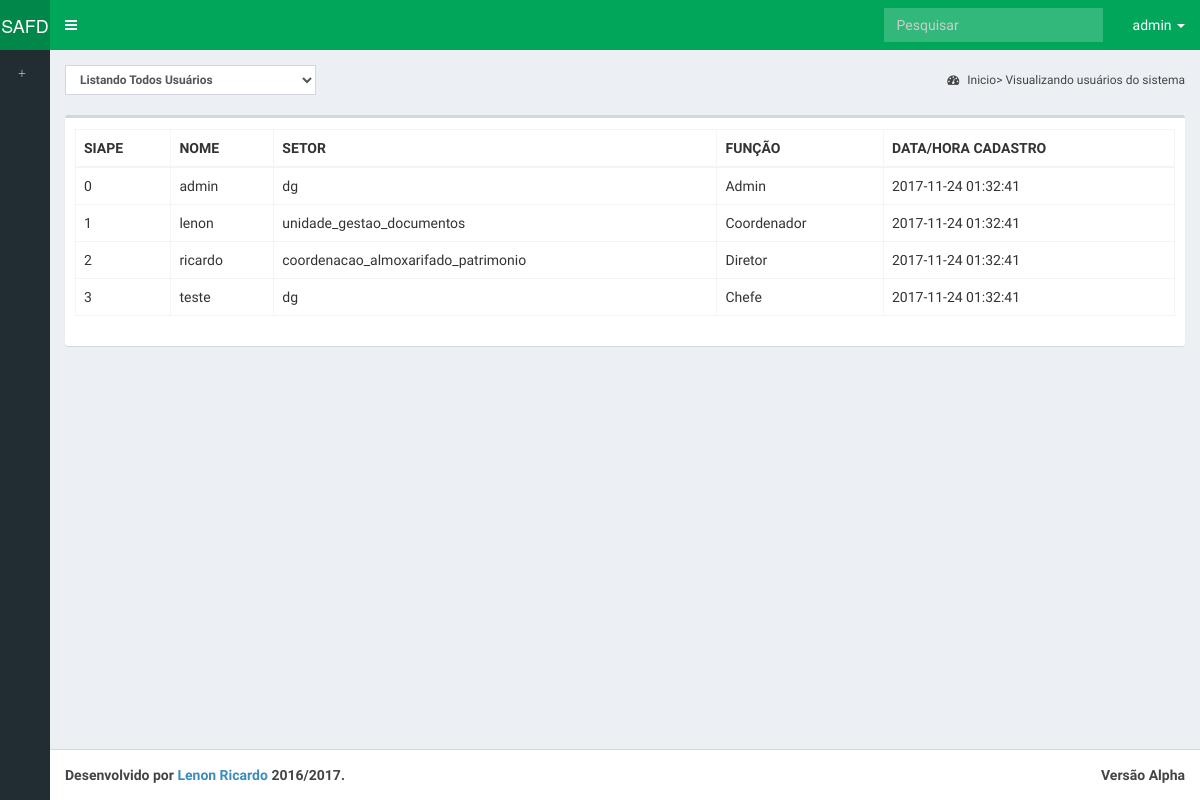
The app's page /php/p_visualiza_usuarios.php (signed in) with its own data.
### tables this page shows
CREATE TABLE IF NOT EXISTS usuario(        
    id_usuario int(10) NOT NULL PRIMARY KEY AUTO_INCREMENT,                               
        estado_usuario binary NOT NULL, 
        login_usuario VARCHAR(50) NOT NULL,
        senha_usuario VARCHAR(50) NOT NULL,
        data_cadastro TIMESTAMP DEFAULT CURRENT_TIMESTAMP,       
        
        id_funcionario int(10) NOT NULL,  
        id_funcao int(10) NOT NULL,  
        id_setor int(10) NOT NULL);

CREATE TABLE IF NOT EXISTS funcionario(        
    id_funcionario int(10) NOT NULL PRIMARY KEY AUTO_INCREMENT,
        siape_funcionario int(10) NOT NULL,
        nome_funcionario VARCHAR(40) NOT NULL,		
        n_portaria_funcionario VARCHAR(40) NOT NULL,
        email_funcionario VARCHAR(40) NOT NULL);

CREATE TABLE IF NOT EXISTS setor(
    id_setor int(10) NOT NULL PRIMARY KEY AUTO_INCREMENT,
	nome_setor VARCHAR(40) NOT NULL);

CREATE TABLE IF NOT EXISTS funcao(    
    id_funcao int(10) NOT NULL PRIMARY KEY AUTO_INCREMENT,        
        descricao_funcao VARCHAR(40) NOT NULL);

### php/visualiza_usuarios.php (the view)
<?php
include 'conexao.php';
$sql = "SELECT login_usuario, estado_usuario, nome_setor, descricao_funcao, siape_funcionario, data_cadastro
        FROM usuario, setor, funcao, funcionario
        WHERE usuario.id_setor = setor.id_setor
        AND usuario.id_funcao = funcao.id_funcao
        AND funcionario.id_funcionario = usuario.id_funcionario";
$result = mysqli_query($con, $sql);
while ($linha = mysqli_fetch_assoc($result))
{
    $visualizar = "<tr>
                        <td>" . $linha['siape_funcionario'] . "</td>" . "
                        <td>" . $linha['login_usuario'] . "</td>" . "
                        <td>" . $linha['nome_setor'] . "</td>" . "
                        <td>" . $linha['descricao_funcao'] . "</td>" . "
                        <td>" . $linha['data_cadastro'] . "</td>" . "
                    </tr>";
    echo $visualizar;
}
?>

### php/p_visualiza_usuarios.php (shortened to what this page needs)
<!DOCTYPE html>
<html>
    <head>
        <link rel="stylesheet" href="../bootstrap/css/bootstrap.min.css">
        <link rel="stylesheet" href="https://maxcdn.bootstrapcdn.com/font-awesome/4.4.0/css/font-awesome.min.css">
        <link rel="stylesheet" href="https://code.ionicframework.com/ionicons/2.0.1/css/ionicons.min.css">
        <link rel="stylesheet" href="../dist/css/AdminLTE.min.css">
        <link rel="stylesheet" href="../dist/css/skins/_all-skins.min.css">
    </head>
    <body class="hold-transition skin-green sidebar-collapse sidebar-mini">
        <div class="wrapper">
            <header class="main-header" >
                <?php
                include 'header_admin.php';
                ?>
            </header>
            <aside class="main-sidebar">
                <?php
                include 'menulat_admin.php';
                ?>
            </aside>
            <div class="content-wrapper">
                <section class="content-header">
                    <div class="dataTables_length" id="example1_length">
                        <label>
                            <select name="example1_length" aria-controls="example1" class="form-control input-sm">
                                <option value="2"> Listando Todos Usuários </option>
                            </select>
                        </label>
                    </div>
                    <ol class="breadcrumb">
                        <li><a href=""><i class="fa fa-dashboard"></i> Inicio> Visualizando usuários do sistema </a></li>
                    </ol>
                </section>
                <section class="content">
                    <div class="row">
                        <div class="col-xs-12">
                            <div class="box">
                                <div class="box-body">
                                    <div id="example2_wrapper" class="dataTables_wrapper form-inline dt-bootstrap">
                                        <div class="row">
                                            <div class="col-sm-6"></div>
                                            <div class="col-sm-3"></div>
                                        </div><div class="row">
                                            <div class="col-sm-12">
                                                <table id="example2" class="table table-bordered table-hover dataTable" role="grid" aria-describedby="example2_info">
                                                    <thead>
                                                    <th class="sorting" tabindex="0" aria-controls="example2" rowspan="1" colspan="1" aria-label="">
                                                        SIAPE
                                                    </th>
                                                    <th class="sorting" tabindex="0" aria-controls="example2" rowspan="1" colspan="1" aria-label="">
                                                        NOME
                                                    </th>
                                                    <th class="sorting" tabindex="0" aria-controls="example2" rowspan="1" colspan="1" aria-label="">
                                                        SETOR
                                                    </th>
                                                    <th class="sorting" tabindex="0" aria-controls="example2" rowspan="1" colspan="1" aria-label="">
                                                        FUNÇÃO
                                                    </th>
                                                    <th class="sorting" tabindex="0" aria-controls="example2" rowspan="1" colspan="1" aria-label="">
                                                        DATA/HORA CADASTRO
                                                    </th>
                                                    </thead>
                                                    <tbody>
                                                        <?php
                                                        include 'visualiza_usuarios.php';
                                                        ?>
                                                    </tbody>
                                                </table>
                                                </div>
                                            </div>
                                        </div>
                                        </section>
                                    </div>
                                </div>
                                <footer class="main-footer">
                                    <?php
                                    include 'footer.php';
                                    ?>
                                </footer>
            </body>
</html>

### php/header_admin.php (shortened to what this page needs)
<a href="system_admin.php" class="logo">
    <span class="logo-mini">SAFD</span>
</a>
<nav class="navbar navbar-static-top" role="navigation">
    <a href="#" class="sidebar-toggle" data-toggle="offcanvas" role="button">
    </a>
    <div class="navbar-custom-menu">
        <ul class="nav navbar-nav">
            <form class="navbar-form navbar-left" role="search">
                <div class="form-group">
                  <input class="form-control" id="navbar-search-input" placeholder="Pesquisar" type="text">
                </div>
            </form>
            <li class="dropdown">
                <a aria-expanded="false" href="#" class="dropdown-toggle" data-toggle="dropdown">
                    <?php echo $_SESSION["usuario"] ?>
                    <span class="caret"></span></a>
            </li>
        </ul>
    </div>
</nav>

### php/menulat_admin.php (shortened to what this page needs)
<section class="sidebar">
    <ul class="sidebar-menu">
        <li><a href="p_insere_usuarios.php"><i class="glyphicon glyphicon-plus"></i> <span>Inserir usuários</span></a></li>
        <li><a href="p_visualiza_usuarios.php"><i class="glyphicon glyphicon-sunglasses"></i> <span>Visualizar usuários</span></a></li>
        <li><a href="p_edita_usuarios.php"><i class="glyphicon glyphicon-list-alt"></i> <span>Alterar usuários</span></a></li>
        <li><a href="p_exclui_usuarios.php"><i class="glyphicon glyphicon-trash"></i> <span>Excluir usuário</span></a></li>
    </ul>
</section>

### php/footer.php
<div class="pull-right hidden-xs">
    <b>Versão Alpha</b>
</div>
<strong>Desenvolvido por <a href="http://github.com/lenonr" target="_blank">Lenon Ricardo</a> 2016/2017.</strong>

### records on screen
usuario: id_funcionario.siape_funcionario "0", login_usuario "admin", id_setor.nome_setor "dg", id_funcao.descricao_funcao "Admin", data_cadastro "2017-11-24 01:32:41"
usuario: id_funcionario.siape_funcionario "1", login_usuario "lenon", id_setor.nome_setor "unidade_gestao_documentos", id_funcao.descricao_funcao "Coordenador", data_cadastro "2017-11-24 01:32:41"
usuario: id_funcionario.siape_funcionario "2", login_usuario "ricardo", id_setor.nome_setor "coordenacao_almoxarifado_patrimonio", id_funcao.descricao_funcao "Diretor", data_cadastro "2017-11-24 01:32:41"
usuario: id_funcionario.siape_funcionario "3", login_usuario "teste", id_setor.nome_setor "dg", id_funcao.descricao_funcao "Chefe", data_cadastro "2017-11-24 01:32:41"

### other values on screen
$_SESSION["usuario"] "admin"
